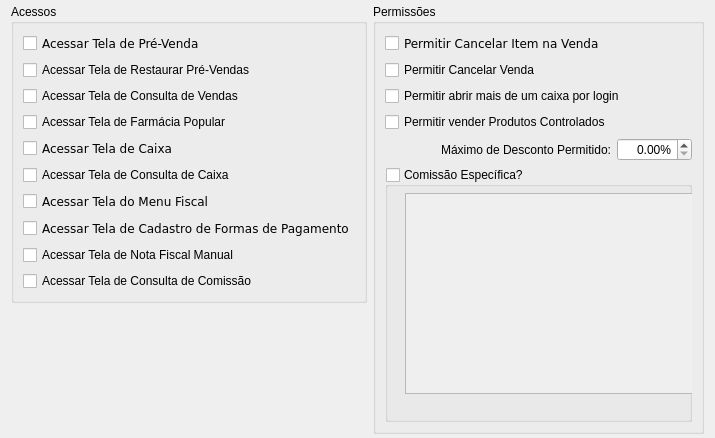
        <widget class="QWidget" name="Dsm">
         <attribute name="title">
          <string>DSM-&amp;PAF</string>
         </attribute>
         <layout class="QGridLayout" name="gridLayout_4">
          <property name="topMargin">
           <number>4</number>
          </property>
          <property name="bottomMargin">
           <number>4</number>
          </property>
          <item row="0" column="0">
           <widget class="QGroupBox" name="groupBox_4">
            <property name="title">
             <string>Acessos</string>
            </property>
            <layout class="QVBoxLayout" name="verticalLayout_2">
             <property name="topMargin">
              <number>9</number>
             </property>
             <property name="bottomMargin">
              <number>9</number>
             </property>
             <item>
              <widget class="QCheckBox" name="checkBoxPresellRegister">
               <property name="enabled">
                <bool>true</bool>
               </property>
               <property name="font">
                <font>
                 <family>Verdana</family>
                 <pointsize>9</pointsize>
                </font>
               </property>
               <property name="text">
                <string>Acessar Tela de Pré-Venda</string>
               </property>
              </widget>
             </item>
             <item>
              <widget class="QCheckBox" name="checkBoxRestorePreSellRegister">
               <property name="text">
                <string>Acessar Tela de Restaurar Pré-Vendas</string>
               </property>
              </widget>
             </item>
             <item>
              <widget class="QCheckBox" name="checkBoxViewSellsRegister">
               <property name="text">
                <string>Acessar Tela de Consulta de Vendas</string>
               </property>
              </widget>
             </item>
             <item>
              <widget class="QCheckBox" name="checkBoxPopDrugRegister">
               <property name="text">
                <string>Acessar Tela de Farmácia Popular</string>
               </property>
              </widget>
             </item>
             <item>
              <widget class="QCheckBox" name="checkBoxCashierRegister">
               <property name="enabled">
                <bool>true</bool>
               </property>
               <property name="font">
                <font>
                 <family>Verdana</family>
                 <pointsize>9</pointsize>
                </font>
               </property>
               <property name="text">
                <string>Acessar Tela de Caixa</string>
               </property>
              </widget>
             </item>
             <item>
              <widget class="QCheckBox" name="checkBoxCashierViewRegister">
               <property name="text">
                <string>Acessar Tela de Consulta de Caixa</string>
               </property>
              </widget>
             </item>
             <item>
              <widget class="QCheckBox" name="checkBoxTaxMenuRegister">
               <property name="enabled">
                <bool>true</bool>
               </property>
               <property name="font">
                <font>
                 <family>Verdana</family>
                 <pointsize>9</pointsize>
                </font>
               </property>
               <property name="text">
                <string>Acessar Tela do Menu Fiscal</string>
               </property>
              </widget>
             </item>
             <item>
              <widget class="QCheckBox" name="checkBoxPaymentwayRegister">
               <property name="enabled">
                <bool>true</bool>
               </property>
               <property name="font">
                <font>
                 <family>Verdana</family>
                 <pointsize>9</pointsize>
                </font>
               </property>
               <property name="text">
                <string>Acessar Tela de Cadastro de Formas de Pagamento</string>
               </property>
               <property name="tristate">
                <bool>false</bool>
               </property>
              </widget>
             </item>
             <item>
              <widget class="QCheckBox" name="checkBoxPED">
               <property name="text">
                <string>Acessar Tela de Nota Fiscal Manual</string>
               </property>
              </widget>
             </item>
             <item>
              <widget class="QCheckBox" name="checkBoxComissionPaf">
               <property name="text">
                <string>Acessar Tela de Consulta de Comissão</string>
               </property>
              </widget>
             </item>
            </layout>
           </widget>
          </item>
          <item row="0" column="1" rowspan="2">
           <widget class="QGroupBox" name="groupBox_5">
            <property name="title">
             <string>Permissões</string>
            </property>
            <layout class="QGridLayout" name="gridLayout_2">
             <property name="topMargin">
              <number>9</number>
             </property>
             <property name="bottomMargin">
              <number>9</number>
             </property>
             <property name="spacing">
              <number>6</number>
             </property>
             <item row="0" column="0" colspan="2">
              <widget class="QCheckBox" name="checkBoxCanceliItemOnSell">
               <property name="enabled">
                <bool>true</bool>
               </property>
               <property name="font">
                <font>
                 <family>Verdana</family>
                 <pointsize>9</pointsize>
                </font>
               </property>
               <property name="text">
                <string>Permitir Cancelar Item na Venda</string>
               </property>
              </widget>
             </item>
             <item row="4" column="0">
              <widget class="QLabel" name="label">
               <property name="text">
                <string>Máximo de Desconto Permitido:</string>
               </property>
               <property name="alignment">
                <set>Qt::AlignRight|Qt::AlignTrailing|Qt::AlignVCenter</set>
               </property>
              </widget>
             </item>
             <item row="4" column="1">
              <widget class="QRadDoubleSpinBoxEnter" name="doubleSpinBoxMaxDiscount">
               <property name="maximumSize">
                <size>
                 <width>80</width>
                 <height>16777215</height>
                </size>
               </property>
               <property name="alignment">
                <set>Qt::AlignRight|Qt::AlignTrailing|Qt::AlignVCenter</set>
               </property>
               <property name="suffix">
                <string>%</string>
               </property>
               <property name="maximum">
                <double>100.000000000000000</double>
               </property>
               <property name="singleStep">
                <double>0.500000000000000</double>
               </property>
              </widget>
             </item>
             <item row="1" column="0">
              <widget class="QCheckBox" name="checkBoxCashierCancelRegister">
               <property name="text">
                <string>Permitir Cancelar Venda</string>
               </property>
              </widget>
             </item>
             <item row="2" column="0" colspan="2">
              <widget class="QCheckBox" name="checkBoxOpenCashierEachLogin">
               <property name="text">
                <string>Permitir abrir mais de um caixa por login</string>
               </property>
              </widget>
             </item>
             <item row="5" column="0" colspan="2">
              <widget class="QGroupBox" name="groupBoxComissionSpe">
               <property name="title">
                <string>Comissão Específica?</string>
               </property>
               <property name="checkable">
                <bool>true</bool>
               </property>
               <property name="checked">
                <bool>false</bool>
               </property>
               <widget class="QTableWidget" name="tableWidgetcommission">
                <property name="geometry">
                 <rect>
                  <x>20</x>
                  <y>26</y>
                  <width>290</width>
                  <height>201</height>
                 </rect>
                </property>
                <attribute name="verticalHeaderVisible">
                 <bool>false</bool>
                </attribute>
                <attribute name="verticalHeaderDefaultSectionSize">
                 <number>20</number>
                </attribute>
               </widget>
              </widget>
             </item>
             <item row="3" column="0">
              <widget class="QCheckBox" name="checkBoxSellProductsControl">
               <property name="text">
                <string>Permitir vender Produtos Controlados</string>
               </property>
              </widget>
             </item>
            </layout>
           </widget>
          </item>
          <item row="1" column="0">
           <spacer name="verticalSpacer_2">
            <property name="orientation">
             <enum>Qt::Vertical</enum>
            </property>
            <property name="sizeHint" stdset="0">
             <size>
              <width>20</width>
              <height>131</height>
             </size>
            </property>
           </spacer>
          </item>
         </layout>
        </widget>
